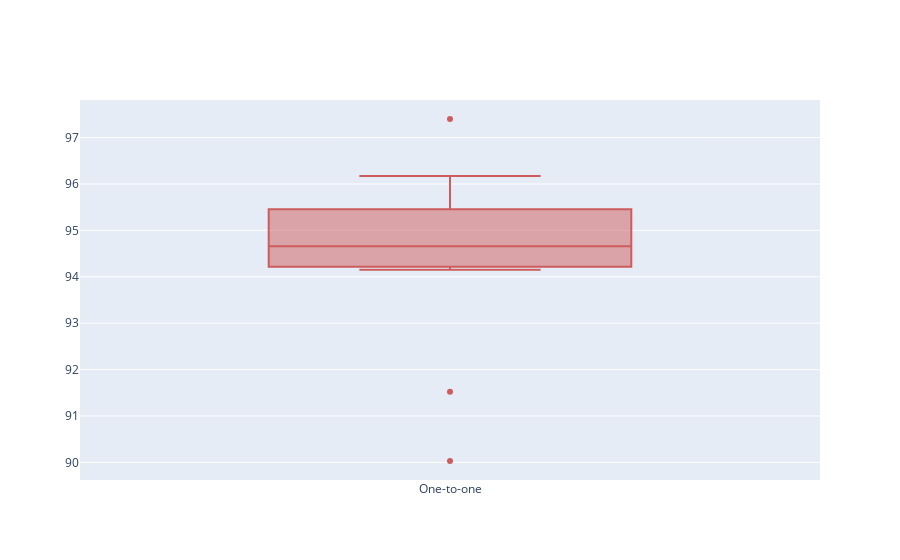

Notebook source saved alongside this figure:
### Code cell
import plotly.graph_objects as go
import numpy as np

y0 = [96.17,94.41,90.03,91.52,94.66,95.55,94.15,95.04,95.17,97.40,94.41]
y1 = generar_numeros_aleatorios(inicio, fin, cantidad) # shift mean



fig = go.Figure()
fig.add_trace(go.Box(y=y0, name='One-to-one',
                marker_color = 'indianred'))
#fig.add_trace(go.Box(y=y1, name = 'All-to-one',
 #               marker_color = 'lightseagreen'))

fig.show()

### Figure 1 — Plotly figure (JSON) as saved in the notebook; plotly's stock layout.template omitted (floating-point values rounded to 4 significant figures)
{"data": [{"marker": {"color": "indianred"}, "name": "One-to-one", "type": "box", "y": [96.17, 94.41, 90.03, 91.52, 94.66, 95.55, 94.15, 95.04, 95.17, 97.4, 94.41]}], "layout": {}}
